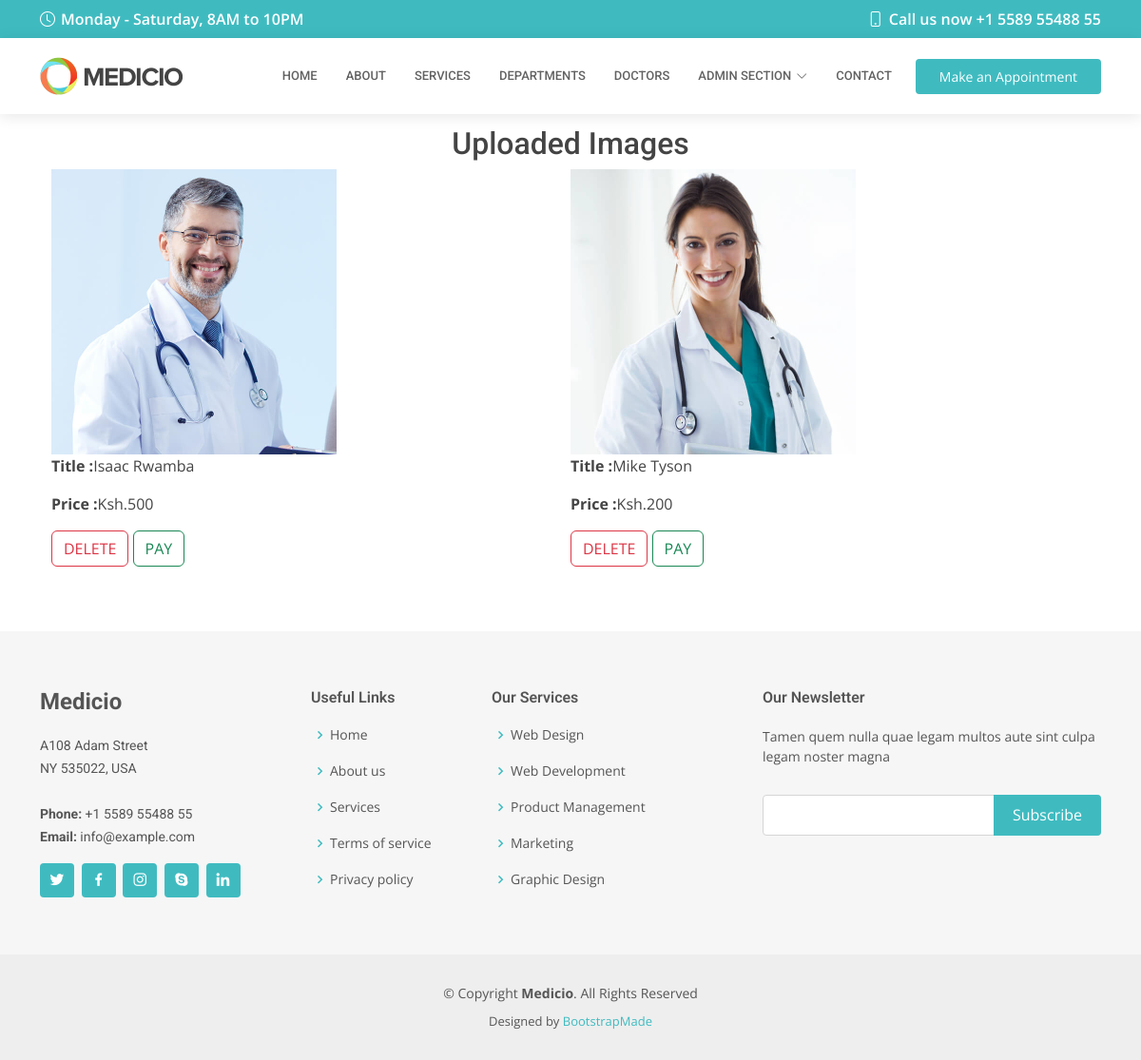
Page /showimage/ on the earlier database version.
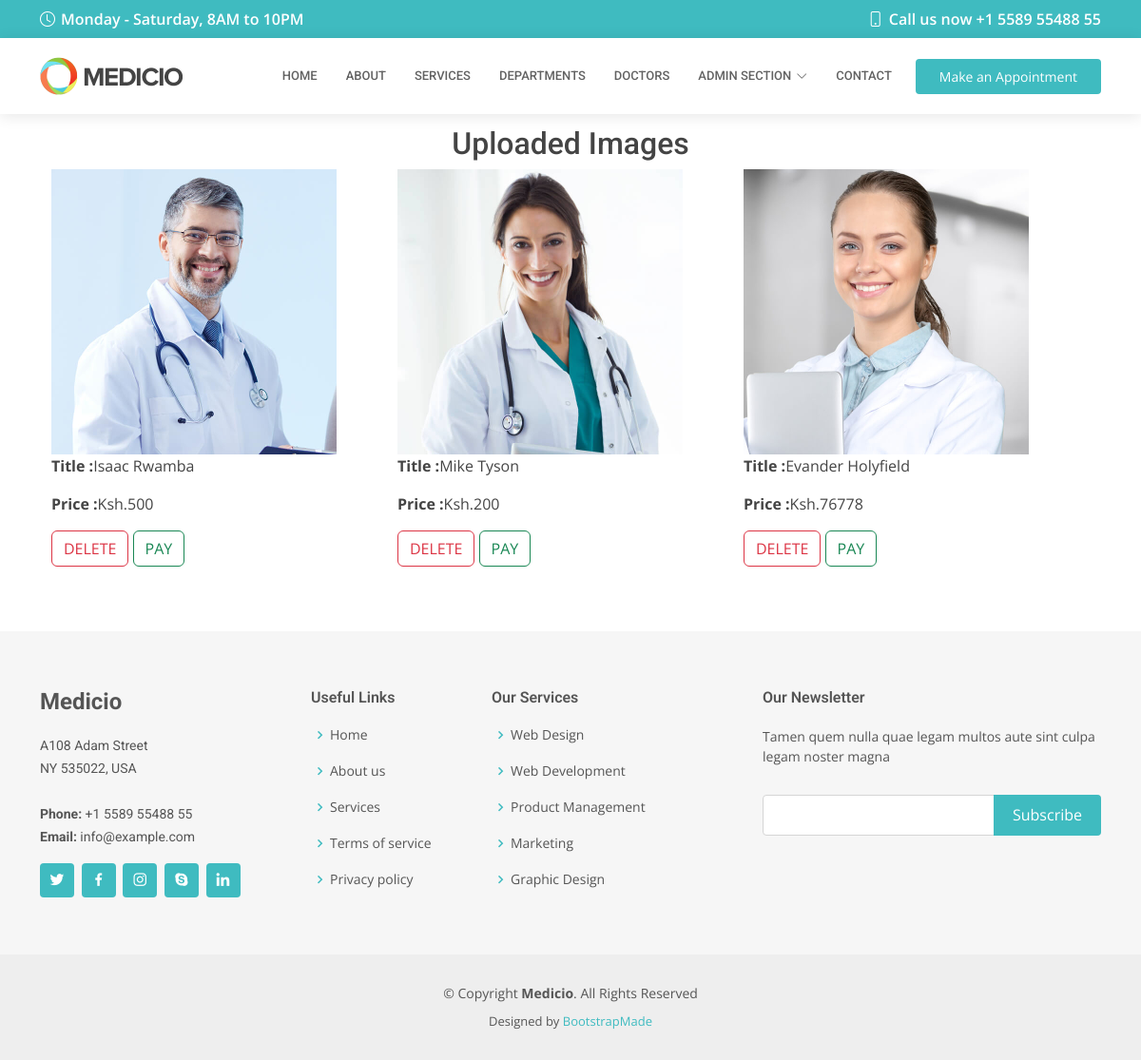
Same page on the later database version.
### medicioapp/models.py (models this page shows, shortened)
class ImageModel(models.Model):
    image = models.ImageField(upload_to='images/')
    title = models.CharField(max_length=50)
    price = models.CharField(max_length=50)

### medicioapp/views.py (the view)
# urls.py: path('showimage/', views.show_image, name='image'),
def show_image(request):
    images = ImageModel.objects.all()
    return render(request, 'showimages.html', {'images': images})

### templates/showimages.html
{% extends 'inner-page.html' %}
{% load static %}
{% block body %}
      <h2 class="text-center">Uploaded Images</h2>
       <div class="container">
          <div style="display: flex;
          justify-content:space-between;
          flex-wrap: wrap">
               {% for image in images %}
              <div class="col mb-2">
                  <img src="{{ image.image.url }}" alt="Uploaded Image" style="width: 300px;height:300px"> <br>
                  <p><strong>Title :</strong>{{ image.title }}</p>
                  <p><strong>Price :</strong>{{ image.price }}</p>
                  <a href="/imagedelete/{{ image.id }}" class="btn btn-outline-danger">DELETE</a>
                  <a href="" class="btn btn-outline-success">PAY</a><br>
              </div>
           {% endfor %}
          </div>
       </div>
{% endblock %}

Differences in the rows shown:
added ImageModel: image (picture), title "Evander Holyfield", price "Ksh.76778"
